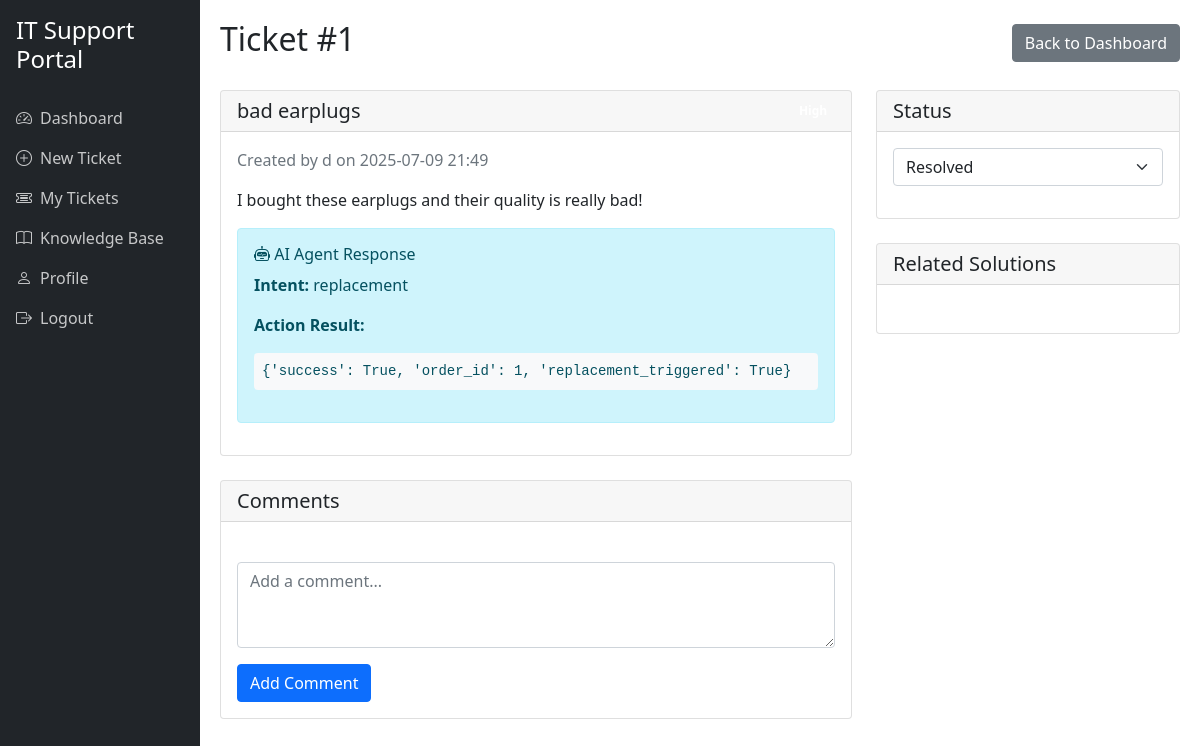
Page /ticket/1 (signed in) on the committed database.
### it-support-portal/app.py (models this page shows, shortened)
class Ticket(db.Model):
    id = db.Column(db.Integer, primary_key=True)
    title = db.Column(db.String(100), nullable=False)
    description = db.Column(db.Text, nullable=False)
    status = db.Column(db.String(20), nullable=False, default='open')
    priority = db.Column(db.String(20), nullable=False, default='medium')
    created_at = db.Column(db.DateTime, nullable=False, default=datetime.utcnow)
    updated_at = db.Column(db.DateTime, nullable=False, default=datetime.utcnow, onupdate=datetime.utcnow)
    user_id = db.Column(db.Integer, db.ForeignKey('user.id'), nullable=False)
    comments = db.relationship('Comment', backref='ticket', lazy=True)
    llm_intent = db.Column(db.String(50))
    llm_action_result = db.Column(db.Text)

class User(UserMixin, db.Model):
    id = db.Column(db.Integer, primary_key=True)
    username = db.Column(db.String(80), unique=True, nullable=False)
    email = db.Column(db.String(120), unique=True, nullable=False)
    password_hash = db.Column(db.String(128))
    role = db.Column(db.String(20), nullable=False, default='user')
    department = db.Column(db.String(100))
    phone = db.Column(db.String(20))
    created_at = db.Column(db.DateTime, nullable=False, default=datetime.utcnow)
    tickets = db.relationship('Ticket', backref='user', lazy=True)
    articles = db.relationship('Article', backref='author', lazy=True)

### it-support-portal/app.py (the view)
@app.route('/ticket/<int:ticket_id>')
@login_required
def view_ticket(ticket_id):
    ticket = Ticket.query.get_or_404(ticket_id)
    if ticket.user_id != current_user.id and current_user.role != 'admin':
        flash('Access denied.', 'error')
        return redirect(url_for('dashboard'))
    related_articles = Article.query.order_by(Article.created_at.desc()).limit(3).all()
    return render_template('view_ticket.html', ticket=ticket, related_articles=related_articles)

### it-support-portal/app.py (called while the page is built)
@login_manager.user_loader
def load_user(user_id):
    return User.query.get(int(user_id))

### it-support-portal/templates/view_ticket.html (shortened to what this page needs)
{% extends "base.html" %}
{% block content %}
<div class="d-flex justify-content-between align-items-center mb-4">
    <h2>Ticket #{{ ticket.id }}</h2>
    <div>
        <a href="{{ url_for('dashboard') }}" class="btn btn-secondary">Back to Dashboard</a>
    </div>
</div>
<div class="row">
    <div class="col-md-8">
        <div class="card mb-4">
            <div class="card-header d-flex justify-content-between align-items-center">
                <h5 class="mb-0">{{ ticket.title }}</h5>
                <span class="badge bg-{{ ticket.priority }}">{{ ticket.priority|title }}</span>
            </div>
            <div class="card-body">
                <p class="text-muted">
                    Created by {{ ticket.user.username }} on {{ ticket.created_at.strftime('%Y-%m-%d %H:%M') }}
                </p>
                <p>{{ ticket.description }}</p>
                {% if ticket.llm_intent %}
                <div class="alert alert-info mt-3">
                    <h6><i class="bi bi-robot"></i> AI Agent Response</h6>
                    <p><strong>Intent:</strong> {{ ticket.llm_intent }}</p>
                    <p><strong>Action Result:</strong></p>
                    <pre class="bg-light p-2 rounded">{{ ticket.llm_action_result }}</pre>
                </div>
                {% endif %}
            </div>
        </div>
        <div class="card">
            <div class="card-header">
                <h5 class="mb-0">Comments</h5>
            </div>
            <div class="card-body">
                <form method="POST" action="{{ url_for('add_comment', ticket_id=ticket.id) }}" class="mt-4">
                    <div class="mb-3">
                        <textarea class="form-control" name="content" rows="3" placeholder="Add a comment..." required></textarea>
                    </div>
                    <button type="submit" class="btn btn-primary">Add Comment</button>
                </form>
            </div>
        </div>
    </div>
    <div class="col-md-4">
        <div class="card mb-4">
            <div class="card-header">
                <h5 class="mb-0">Status</h5>
            </div>
            <div class="card-body">
                <form method="POST" action="{{ url_for('update_ticket_status', ticket_id=ticket.id) }}">
                    <div class="mb-3">
                        <select class="form-select" name="status" onchange="this.form.submit()">
                            <option value="resolved" {% if ticket.status == 'resolved' %}selected{% endif %}>Resolved</option>
                        </select>
                    </div>
                </form>
            </div>
        </div>
        <div class="card">
            <div class="card-header">
                <h5 class="mb-0">Related Solutions</h5>
            </div>
            <div class="card-body">
            </div>
        </div>
    </div>
</div>
{% endblock %}

### rows in the picture
Ticket: id "1", title "bad earplugs", created_at "2025-07-09 21:49", description "I bought these earplugs and their quality is really bad!", llm_intent "replacement", llm_action_result "{'success': True, 'order_id': 1, 'replacement_triggered': True}", status "Resolved"
User: user.username "d"
